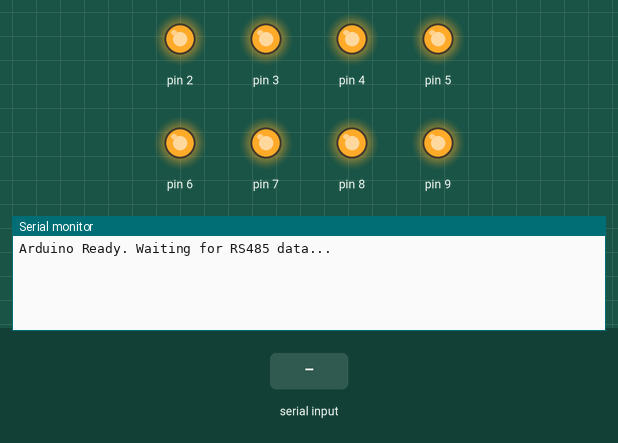
A sketch run on a simulated Arduino Uno, built with avr-gcc and run on an emulated ATmega328P. On the bench: output pins drawn as LEDs (lit = HIGH), the last lines printed to the serial monitor. Inputs (shaded band) come from the test bench.

Above: at 1.2 s.
1.3 s: "0\n" received over the second serial link
At 1.9 s:
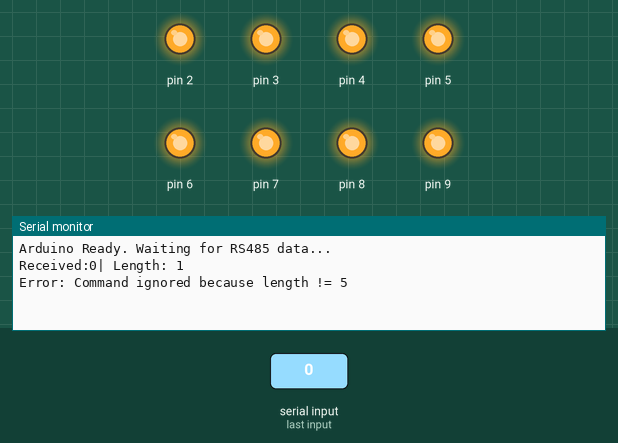
2.8 s: "90,45\n" received over the second serial link
At 3.4 s:
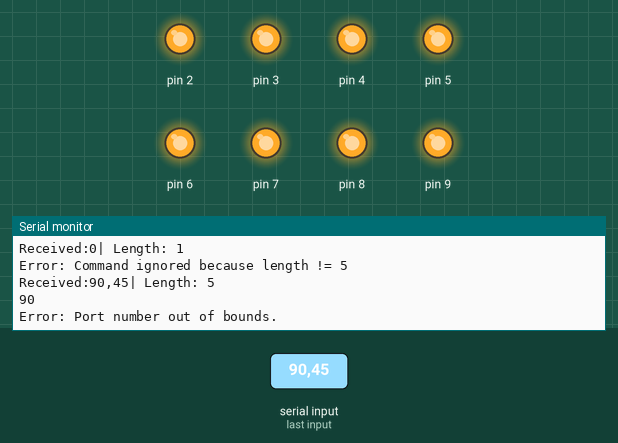
4.3 s: "1,90,45\n" received over the second serial link
At 5.6 s:
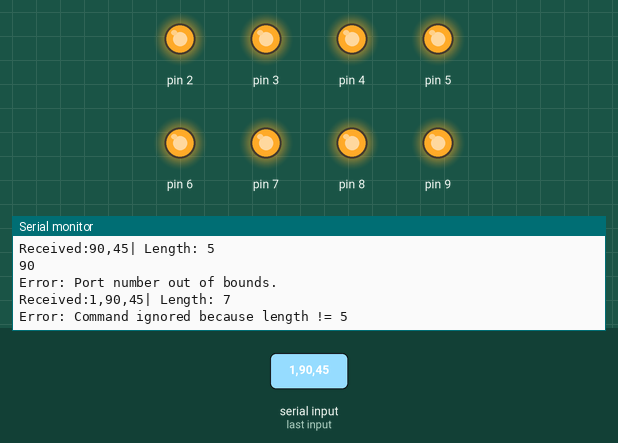

Measured:
- after the input at 1.3 s, the serial monitor: prints a new line at once (image 1)
- after the input at 2.8 s, the serial monitor: prints a new line at once (image 2)
- after the input at 4.3 s, the serial monitor: prints a new line at once (image 3)

The sketch:

driverBoard.ino
```cpp
#include <SoftwareSerial.h>

// USER-DEFINED CONSTANTS
//-----------------------
const int address = 0;
const int num_relays = 8;
//-----------------------

const int rxPin = 10;
const int txPin = 11;
SoftwareSerial rs485Serial(rxPin, txPin);

void setup() {
  // 1. Start Hardware Serial for USB debugging
  Serial.begin(9600);
  Serial.println("Arduino Ready. Waiting for RS485 data...");

  rs485Serial.begin(9600);

  // Relay board
  for (int i = 2; i <= 9; i++) {
    pinMode(i, OUTPUT);
    digitalWrite(i, HIGH); // Active-Low: HIGH is OFF
  }
}

void loop() {
  if (rs485Serial.available()) {
    String inData = rs485Serial.readStringUntil('\n');
    inData.trim();

    Serial.print("Received:");
    Serial.print(inData);
    Serial.print("| Length: ");
    Serial.println(inData.length());

    if (inData.length() == 5) {
      int addr = inData.substring(0, 2).toInt();
      Serial.println(addr);
      int subaddr = inData.substring(2, 4).toInt();
      char value = inData[4];

      if (addr == address && subaddr >= 0 && subaddr < num_relays) {
        int targetPin = subaddr + 1;
        Serial.print("Pin ");
        Serial.print(targetPin);

        if (targetPin >= 1) {

          if (value == '0') {
            digitalWrite(targetPin, HIGH);
            Serial.println("Set HIGH");

          } else if (value == '1') {
            digitalWrite(targetPin, LOW);
            Serial.println(" Set LOW");

          } else if (value == '2') {
            digitalWrite(targetPin, LOW);
            Serial.println(" Set XLOW");
            for (int i = 2; i < num_relays; i++) {
              if (i != targetPin) {
                digitalWrite(i, HIGH);
              }
            }
          }
        }

      } else {
        Serial.println("Error: Port number out of bounds.");
      }
    } else {
      Serial.println("Error: Command ignored because length != 5");
    }
  }
}
```
